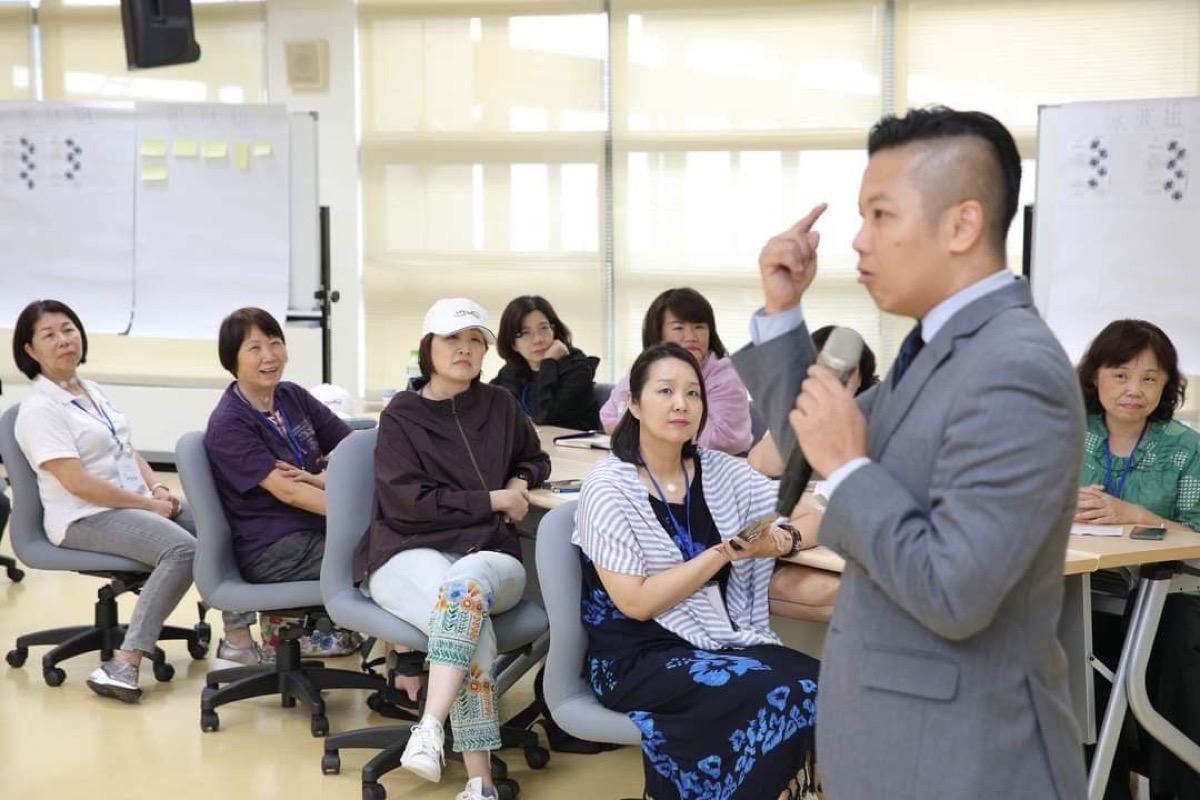
#> input picture images/classroom-teaching.jpg, 1200 x 800 px
$ python make_prints.py
#> lines starting #> are read from the running program, lines starting #| are printed output that depends on the picture; pictures that were not available may be replaced by others from this repository, and a replacement may not be noted
#!/usr/bin/env python3
"""Regenerate the light-on-dark halftone "recon prints" from Mikael's own photos.

  images/classroom-teaching.jpg  -> images/print/field.webp (+ field-600.webp)
  images/apac-stage.jpg          -> images/print/boardroom.webp (+ boardroom-600.webp)
  images/big-stage.jpg           -> images/print/stage.webp (+ stage-600.webp)

Each source is cropped and tone-adjusted, then rendered by tools/halftone.py
(AM dots, 45°, acetate-white ink on transparent). Provenance: images/print/README.md.
"""
import os
import subprocess
import sys
import tempfile

from PIL import Image, ImageEnhance, ImageOps

ROOT = os.path.dirname(os.path.dirname(os.path.abspath(__file__)))
HALFTONE = os.path.join(ROOT, "tools", "halftone.py")

PRINTS = {
    # name: (source, crop box, prepare)
    "field": ("classroom-teaching.jpg", (0, 60, 1200, 800),
              lambda im: ImageOps.autocontrast(im.convert("L"), cutoff=2).point(lambda v: int(255 * ((v / 255) ** 1.9)))),
    "boardroom": ("apac-stage.jpg", (80, 170, 1200, 650),
                  lambda im: ImageEnhance.Brightness(im).enhance(1.35)),
    "stage": ("big-stage.jpg", (0, 210, 1200, 725),
              lambda im: ImageOps.autocontrast(im.convert("L"), cutoff=2).point(lambda v: int(255 * ((v / 255) ** 2.4)))),
}


def main():
    out_dir = os.path.join(ROOT, "images", "print")
    os.makedirs(out_dir, exist_ok=True)
    with tempfile.TemporaryDirectory() as tmp:
        for name, (src, box, prepare) in PRINTS.items():
            staged = os.path.join(tmp, name + ".jpg")
            prepare(Image.open(os.path.join(ROOT, "images", src)).crop(box)).convert("RGB").save(staged, quality=95)
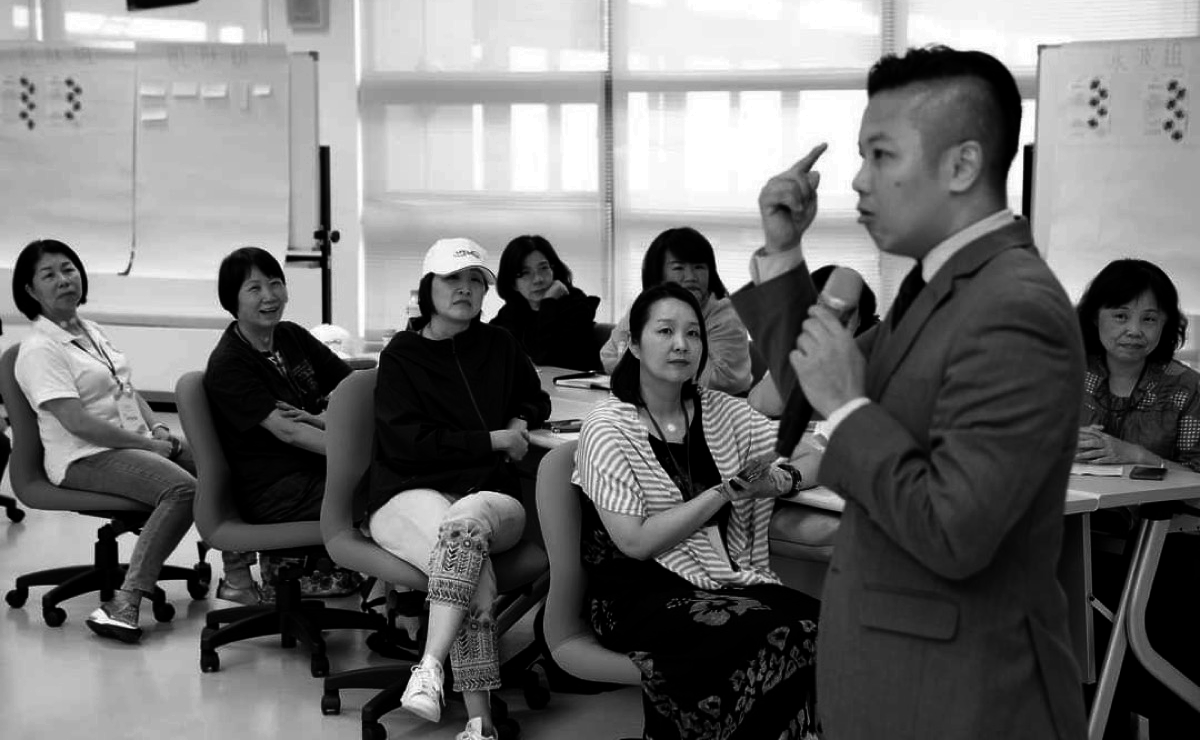
#> saved as field.jpg: PIL image 1200x740 RGB; min 0, max 255, mean 110.7
            for width, cell, suffix in ((900, 5.5, ""), (600, 4.5, "-600")):
                out = os.path.join(out_dir, f"{name}{suffix}.webp")
                subprocess.run([sys.executable, HALFTONE, staged, out, str(width), str(cell), "light"], check=True)
#> (this line was passed over: subprocess is not available in this run)
                im = Image.open(out)
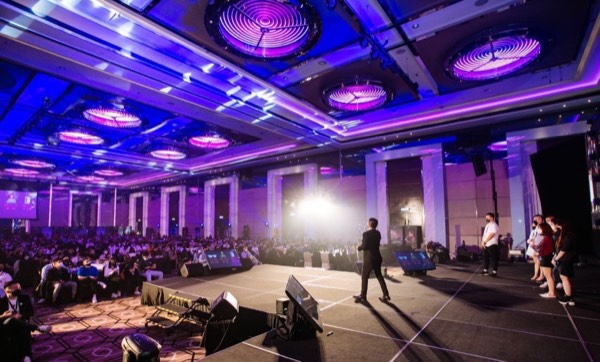
#> input picture images/big-stage-600.jpg, 600 x 362 px, given in place of field.webp, which was not available
#> im is the input picture: PIL image 600x362 RGB; mean R, G, B 86.1, 57.2, 121.8
                im.save(out, "WEBP", quality=80, method=6)
                print(out, im.size, os.path.getsize(out) // 1024, "KB")
#| images/print/field.webp (600, 362) 39 KB
#> pass 2 of the loop in main, `for name, (src, box, prepare) in PRINTS.items():`:
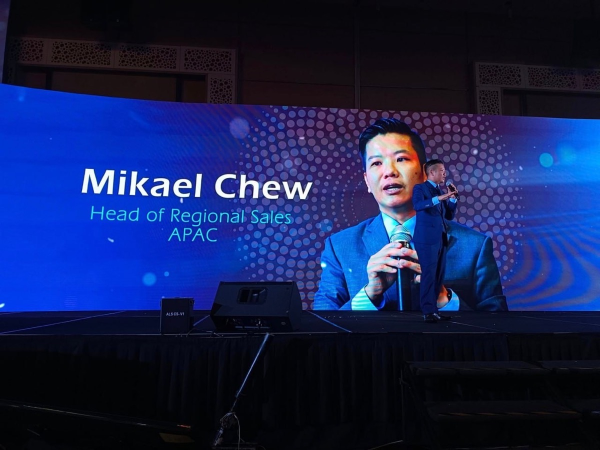
#> input picture images/apac-stage.jpg, 1200 x 900 px (shown at 1/2 size)
#> in main, `prepare(Image.open(os.path.join(ROOT, "images", src)).crop(box)).conve..`:
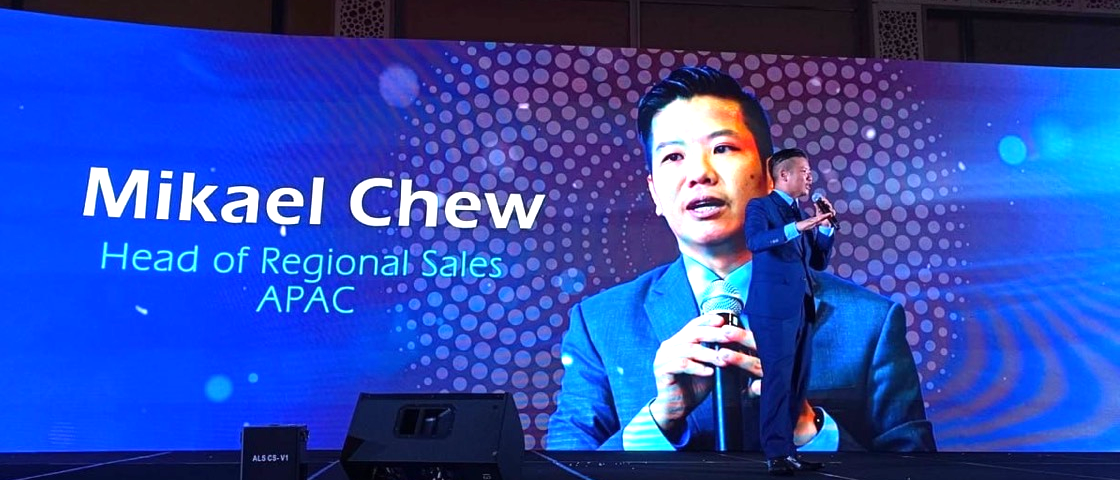
#> saved as boardroom.jpg: PIL image 1120x480 RGB; mean R, G, B 44.5, 73.8, 175.7
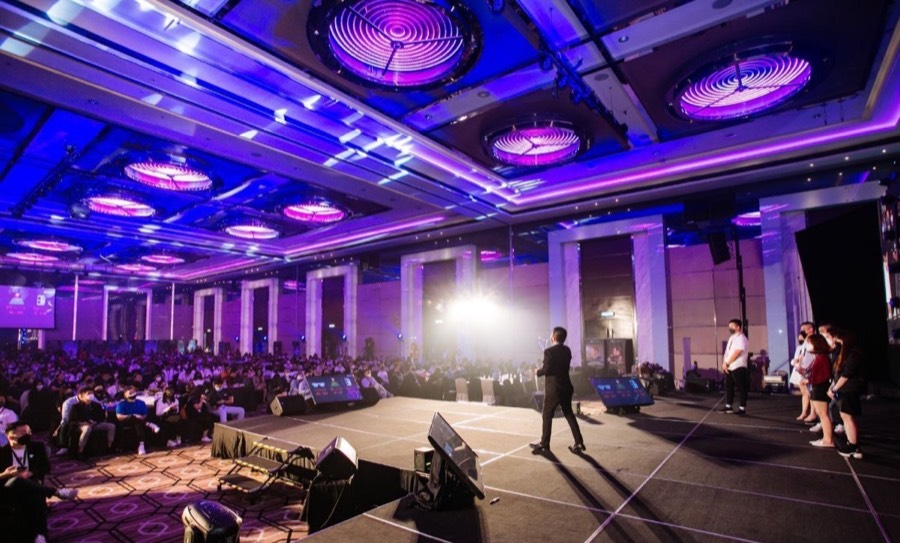
#> input picture images/big-stage-900.jpg, 900 x 543 px, given in place of boardroom.webp, which was not available
#> in main, im is the input picture: PIL image 900x543 RGB; mean R, G, B 86.1, 57.2, 121.9


if __name__ == "__main__":
#> (the run stopped early here; a loop or call above may not have finished)
